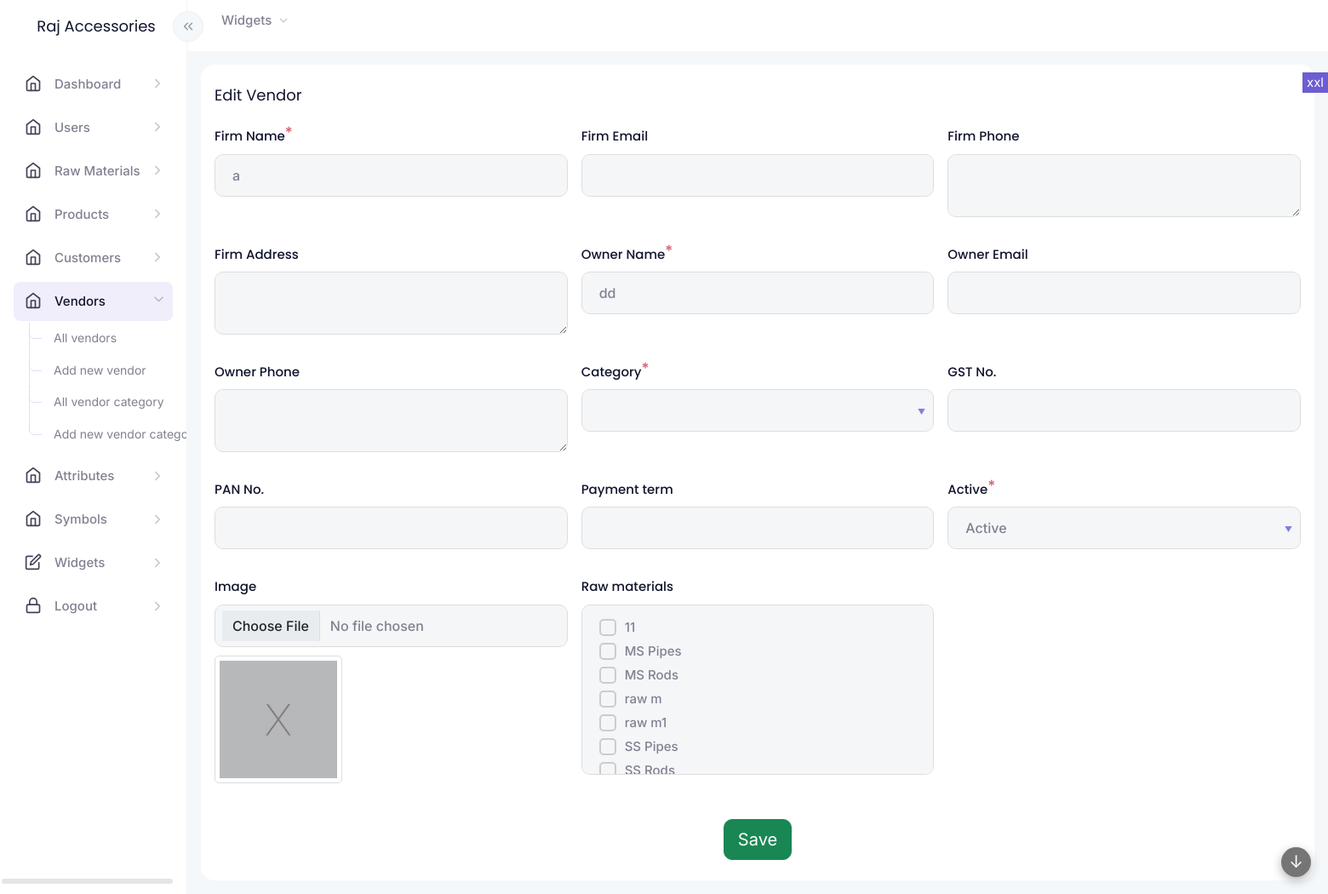
Page /modules/vendors/vendor-form.php?id=6 (signed in) on the earlier database version.
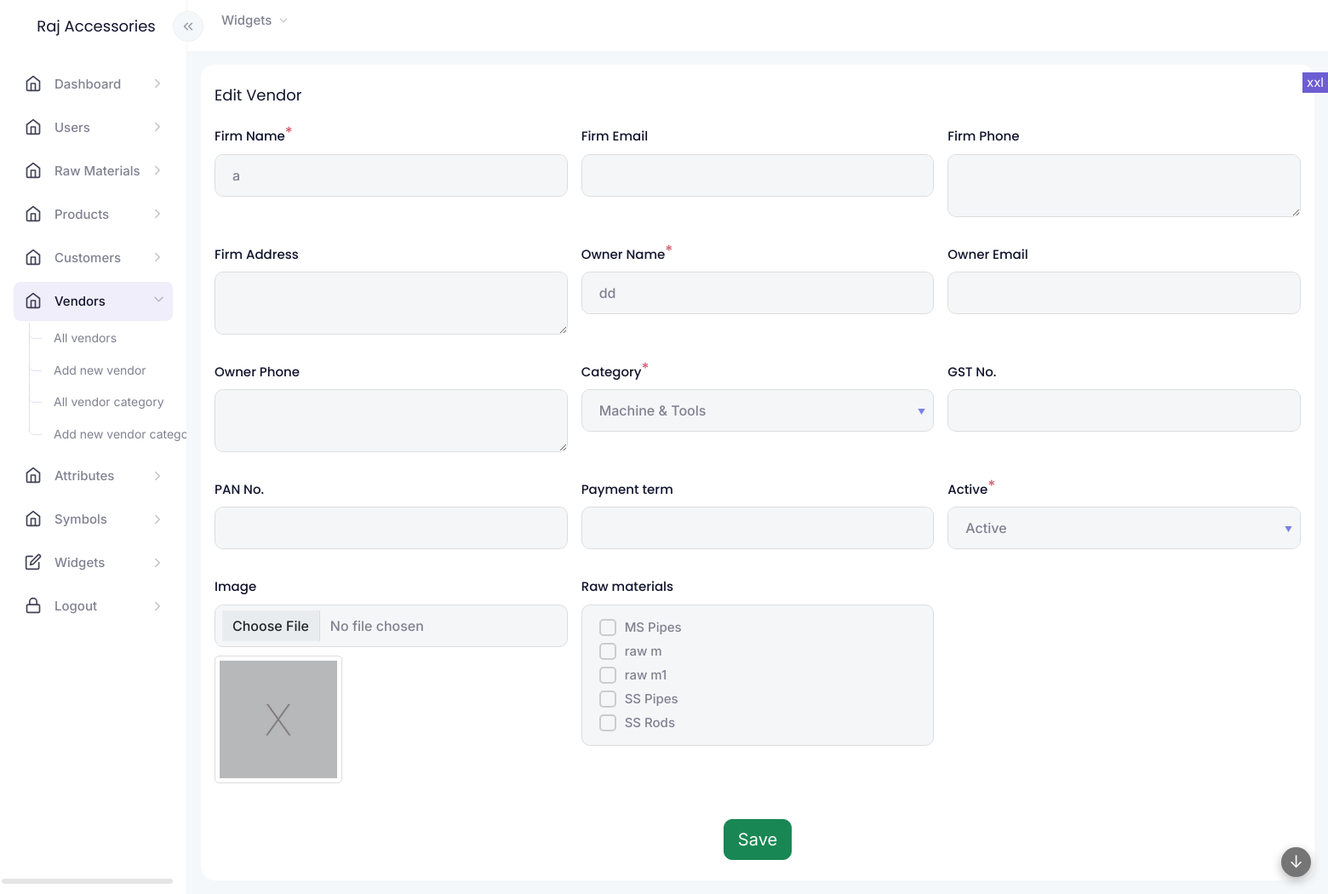
Same page on the later database version.
### tables this page shows
CREATE TABLE IF NOT EXISTS `raw_materials` (
  `id` int NOT NULL AUTO_INCREMENT,
  `raw_material` varchar(255) NOT NULL,
  `unit` varchar(20) NOT NULL,
  `description` text NOT NULL,
  `category` varchar(200) DEFAULT NULL,
  `image` int NOT NULL,
  `updated` int NOT NULL,
  PRIMARY KEY (`id`)
);

### common/functions.php (the view, shortened to what the changed rows need)
<?php
function widget_start($title = "", $class = "", $widget_title_class = "", $widget_wrapper_class = "", $options = "", $widget_options_class = "")
{
    echo '<div class="widgetwrapper col d-flex align-items-start  px-2 py-0 ' . $class . ' ">
 <div class="widget container-fluid py-4 px-3 overhide ' . $widget_wrapper_class . '">';
}
function widget_end()
{
    echo "</div>
 </div>";
}
?>
<?php
function form_field($vars, $data)
{
    $s = "";
    if ($vars["type"] == "submit") {
        $s = '<div class="' . $vars["class"] . '">';
        $s .= '<input type="submit" name="' . $vars["key"] . '" value="' . $vars["name"] . '" class="btn btn-success btn-lg">';
        $s .= '</div>';
    }
    else {
        $show_as_field = true;
        if ($show_as_field) {
            $s = '<div class="' . $vars["class"] . '"><label for="' . $vars["key"] . '" class="form-label">' . $vars["name"] . '';
            $required = (isset($vars["required"]) && $vars["required"] == true) ? true : false;
            if ($required) {
                $s .= '<sup>*</sup>';
            }
            $s .= '</label>';
        }
        if ($vars["type"] == "text") {
            $s .= '<input type="text" class="form-control" name="' . $vars["key"] . '" id="' . $vars["key"] . '" value="' . get_value($data, $vars["key"]) . '" ' . ($required ? "required" : "") . '>';
            $s .= '<div class="invalid-feedback">Incorrect ' . $vars["name"] . ' value</div>';
        }
        else if ($vars["type"] == "hidden") {
            $s .= '<input type="hidden" class="form-control" name="' . $vars["key"] . '" id="' . $vars["key"] . '" value="' . get_value($data, $vars["key"]) . '" ' . '>';
        }
        else if ($vars["type"] == "textarea") {
            $s .= '<textarea class="form-control" name="' . $vars["key"] . '" id="' . $vars["key"] . '" ' . ($required ? "required" : "") . '>' . get_value($data, $vars["key"]) . '</textarea>';
            $s .= '<div class="invalid-feedback">Incorrect ' . $vars["name"] . ' value</div>';
        }
        else if ($vars["type"] == "number") {
            $s .= '<input type="number" class="form-control" name="' . $vars["key"] . '" id="' . $vars["key"] . '" value="' . get_value($data, $vars["key"]) . '" ' . ($required ? "required" : "") . '>';
            $s .= '<div class="invalid-feedback">Incorrect ' . $vars["name"] . ' value</div>';
        }
        else if ($vars["type"] == "select") {
            $s .= '<select class="form-control" readonly name="' . $vars["key"] . '" id="' . $vars["key"] . '" ' . ($required ? "required" : "") . '>';
            $sel = get_value($data, $vars["key"]);
            $s .= select_options($vars["options"], $sel);
            $s .= '</select><div class="invalid-feedback">Incorrect ' . $vars["name"] . ' value</div>';
        }
        else if ($vars["type"] == "select-attribute") {
            $s .= '<select class="form-control" name="' . $vars["key"] . '" id="' . $vars["key"] . '" ' . ($required ? "required" : "") . '>';
            $sel = get_value($data, $vars["key"]);
            $s .= select_attribute_options($vars["attributes"], $sel);
            $s .= '</select><div class="invalid-feedback">Incorrect ' . $vars["name"] . ' value</div>';
        }
        else if ($vars["type"] == "multi-checkbox") {
            $s .= '<div class="multi-check-list">';
            foreach ($vars["options"] as $k => $v) {
                $sel = "";
                $optid = $vars["option_id"];
                $optlabel = $vars["option_label"];
                $s .= '<input type="checkbox" ' . $sel . ' class="form-check-input" name="' . $vars["key"] . '[]" id="' . $vars["key"] . '-' . $v[$optid] . '" value="' . $v[$optid] . '"><label for="' . $vars["key"] . '-' . $v[$optid] . '">' . $v[$optlabel] . '</label><br>';
            }
            $s .= '</div>';
        }
        else if ($vars["type"] == "image-file") {
            $s .= '<input type="file" class="form-control" name="' . $vars["key"] . '" id="' . $vars["key"] . '" ' . ($required ? "required" : "") . '>';
            $s .= '<div class="invalid-feedback">Invalid ' . $vars["name"] . '</div>';
            if (isset($data[$vars["key"]])) {
                if (is_array($data[$vars["key"]]) && isset($data[$vars["key"]][0])) {
                    $imgarr = $data[$vars["key"]][0];
                    if (isset($vars["display_size"]) && $vars["display_size"] != "") {
                        $imgpath = isset($imgarr[$vars["display_size"]]) ? $imgarr[$vars["display_size"]] : $imgarr["thumb"];
                        if(file_exists(ROOT_DIR . "/" . $imgpath)){
                            $s .= "<img src='" . ROOT_PATH . "/" . $imgpath . "' class='form-imgbox'>";
                        } else {
                            $s .= "<img src='" . ROOT_PATH . "/assets/images/notfound.jpg' class='form-imgbox'>";
                        }
                    }
                }
            }
        }
        if ($show_as_field) {
            $s .= '</div>';
        }
    }
    return $s;
}
function fetch_data($vars)
{
    global $conn;
    $table = $vars["table"];
    $cols = $vars["columns"];
    $order = $vars["order"];
    $limit = $vars["limit"];
    $condition = $vars["condition"];
    if ($condition != "") {
        $condition = " WHERE " . $condition;
    }
    if (trim($order) != '') {
        if (strpos($order, " DESC") !== false || strpos($order, " ASC") !== false) {
            $order = ' ORDER BY ' . trim($order) . ' ';
        } else {
            $order = ' ORDER BY ' . trim($order) . ' ASC ';
        }
    }
    $ret = [];
    $sql = ' SELECT ' . $cols . ' FROM ' . $table . ' ' . $condition . ' ' . $order . ' ' . $limit . ' ';
    $querystr = $conn->query($sql);
    $totrows = mysqli_num_rows($querystr);
    if ($totrows > 0) {
        $inc = 0;
        while ($result = mysqli_fetch_object($querystr)) {
            foreach ($result as $key => $value) {
                $ret[$inc][$key] = $value;
            }
            $inc = $inc + 1;
        }
    }
    return $ret;
}

Differences in the rows shown:
removed raw_materials: raw_material "11"
removed raw_materials: raw_material "MS Rods"
Other differences:
form field category: (not shown) → "Machine & Tools"
